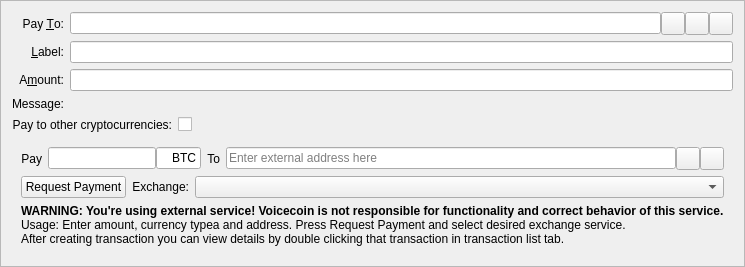
  <widget class="QFrame" name="SendCoins">
   <property name="toolTip">
    <string>This is a normal payment.</string>
   </property>
   <property name="autoFillBackground">
    <bool>false</bool>
   </property>
   <property name="frameShape">
    <enum>QFrame::StyledPanel</enum>
   </property>
   <property name="frameShadow">
    <enum>QFrame::Sunken</enum>
   </property>
   <layout class="QGridLayout" name="gridLayout_2">
    <item row="0" column="0">
     <widget class="QLabel" name="payToLabel">
      <property name="text">
       <string>Pay &amp;To:</string>
      </property>
      <property name="alignment">
       <set>Qt::AlignRight|Qt::AlignTrailing|Qt::AlignVCenter</set>
      </property>
      <property name="buddy">
       <cstring>payTo</cstring>
      </property>
     </widget>
    </item>
    <item row="1" column="1">
     <widget class="QLineEdit" name="addAsLabel">
      <property name="toolTip">
       <string>Enter a label for this address to add it to the list of used addresses</string>
      </property>
     </widget>
    </item>
    <item row="2" column="0">
     <widget class="QLabel" name="amountLabel">
      <property name="text">
       <string>A&amp;mount:</string>
      </property>
      <property name="alignment">
       <set>Qt::AlignRight|Qt::AlignTrailing|Qt::AlignVCenter</set>
      </property>
      <property name="buddy">
       <cstring>payAmount</cstring>
      </property>
     </widget>
    </item>
    <item row="2" column="1">
     <widget class="BitcoinAmountField" name="payAmount"/>
    </item>
    <item row="3" column="0">
     <widget class="QLabel" name="messageLabel">
      <property name="text">
       <string>Message:</string>
      </property>
      <property name="alignment">
       <set>Qt::AlignRight|Qt::AlignTrailing|Qt::AlignVCenter</set>
      </property>
     </widget>
    </item>
    <item row="3" column="1">
     <widget class="QLabel" name="messageTextLabel">
      <property name="toolTip">
       <string>A message that was attached to the voicecoin: URI which will be stored with the transaction for your reference. Note: This message will not be sent over the Voicecoin network.</string>
      </property>
      <property name="textFormat">
       <enum>Qt::PlainText</enum>
      </property>
     </widget>
    </item>
    <item row="4" column="0" colspan="2">
     <layout class="QFormLayout" name="toggleExchLayout">
      <item row="0" column="0">
       <widget class="QLabel" name="toggleExchLabel">
        <property name="text">
         <string>Pay to other cryptocurrencies:</string>
        </property>
        <property name="alignment">
         <set>Qt::AlignRight|Qt::AlignTrailing|Qt::AlignVCenter</set>
        </property>
        <property name="buddy">
         <cstring>payTo</cstring>
        </property>
       </widget>
      </item>
      <item row="0" column="1">
       <widget class="QCheckBox" name="checkBoxExch">
        <property name="sizePolicy">
         <sizepolicy hsizetype="Fixed" vsizetype="Fixed">
          <horstretch>0</horstretch>
          <verstretch>0</verstretch>
         </sizepolicy>
        </property>
        <property name="text">
         <string/>
        </property>
       </widget>
      </item>
     </layout>
    </item>
    <item row="1" column="0">
     <widget class="QLabel" name="labellLabel">
      <property name="text">
       <string>&amp;Label:</string>
      </property>
      <property name="alignment">
       <set>Qt::AlignRight|Qt::AlignTrailing|Qt::AlignVCenter</set>
      </property>
      <property name="buddy">
       <cstring>addAsLabel</cstring>
      </property>
     </widget>
    </item>
    <item row="0" column="1">
     <layout class="QHBoxLayout" name="payToLayout">
      <property name="spacing">
       <number>0</number>
      </property>
      <item>
       <widget class="QValidatedLineEdit" name="payTo">
        <property name="toolTip">
         <string>The Voicecoin address to send the payment to</string>
        </property>
       </widget>
      </item>
      <item>
       <widget class="QToolButton" name="addressBookButton">
        <property name="toolTip">
         <string>Choose previously used address</string>
        </property>
        <property name="text">
         <string/>
        </property>
        <property name="icon">
         <iconset resource="../bitcoin.qrc">
          <normaloff>:/icons/address-book</normaloff>:/icons/address-book</iconset>
        </property>
        <property name="shortcut">
         <string>Alt+A</string>
        </property>
       </widget>
      </item>
      <item>
       <widget class="QToolButton" name="pasteButton">
        <property name="toolTip">
         <string>Paste address from clipboard</string>
        </property>
        <property name="text">
         <string/>
        </property>
        <property name="icon">
         <iconset resource="../bitcoin.qrc">
          <normaloff>:/icons/editpaste</normaloff>:/icons/editpaste</iconset>
        </property>
        <property name="shortcut">
         <string>Alt+P</string>
        </property>
       </widget>
      </item>
      <item>
       <widget class="QToolButton" name="deleteButton">
        <property name="toolTip">
         <string>Remove this entry</string>
        </property>
        <property name="text">
         <string/>
        </property>
        <property name="icon">
         <iconset resource="../bitcoin.qrc">
          <normaloff>:/icons/remove</normaloff>:/icons/remove</iconset>
        </property>
       </widget>
      </item>
     </layout>
    </item>
    <item row="5" column="0" colspan="2">
     <widget class="QWidget" name="exchWidget" native="true">
      <property name="toolTip">
       <string>This is a payment to external cryptocurrencies</string>
      </property>
      <layout class="QGridLayout" name="gridLayout">
       <item row="0" column="0">
        <layout class="QHBoxLayout" name="horizontalLayout1">
         <item>
          <widget class="QLabel" name="amountExchLabel">
           <property name="sizePolicy">
            <sizepolicy hsizetype="Preferred" vsizetype="Preferred">
             <horstretch>0</horstretch>
             <verstretch>0</verstretch>
            </sizepolicy>
           </property>
           <property name="text">
            <string>Pay</string>
           </property>
           <property name="alignment">
            <set>Qt::AlignRight|Qt::AlignTrailing|Qt::AlignVCenter</set>
           </property>
          </widget>
         </item>
         <item>
          <layout class="QHBoxLayout" name="horizontalLayout1_1">
           <property name="spacing">
            <number>0</number>
           </property>
           <item>
            <widget class="QLineEdit" name="payAmountExch">
             <property name="sizePolicy">
              <sizepolicy hsizetype="Fixed" vsizetype="Fixed">
               <horstretch>0</horstretch>
               <verstretch>0</verstretch>
              </sizepolicy>
             </property>
             <property name="toolTip">
              <string>Amount of currency</string>
             </property>
             <property name="alignment">
              <set>Qt::AlignRight|Qt::AlignTrailing|Qt::AlignVCenter</set>
             </property>
            </widget>
           </item>
           <item>
            <widget class="QLineEdit" name="payTypeExch">
             <property name="sizePolicy">
              <sizepolicy hsizetype="Fixed" vsizetype="Fixed">
               <horstretch>1</horstretch>
               <verstretch>0</verstretch>
              </sizepolicy>
             </property>
             <property name="minimumSize">
              <size>
               <width>45</width>
               <height>0</height>
              </size>
             </property>
             <property name="maximumSize">
              <size>
               <width>45</width>
               <height>16777215</height>
              </size>
             </property>
             <property name="toolTip">
              <string>Currency short name (i.e. BTC)</string>
             </property>
             <property name="text">
              <string>BTC</string>
             </property>
             <property name="alignment">
              <set>Qt::AlignRight|Qt::AlignTrailing|Qt::AlignVCenter</set>
             </property>
            </widget>
           </item>
          </layout>
         </item>
         <item>
          <widget class="QLabel" name="toExchLabel">
           <property name="sizePolicy">
            <sizepolicy hsizetype="Preferred" vsizetype="Preferred">
             <horstretch>0</horstretch>
             <verstretch>0</verstretch>
            </sizepolicy>
           </property>
           <property name="text">
            <string>To</string>
           </property>
           <property name="alignment">
            <set>Qt::AlignRight|Qt::AlignTrailing|Qt::AlignVCenter</set>
           </property>
          </widget>
         </item>
         <item>
          <layout class="QHBoxLayout" name="horizontalLayout1_2">
           <property name="spacing">
            <number>0</number>
           </property>
           <item>
            <widget class="QLineEdit" name="payToExch">
             <property name="toolTip">
              <string>Enter external address here</string>
             </property>
             <property name="placeholderText">
              <string>Enter external address here</string>
             </property>
            </widget>
           </item>
           <item>
            <widget class="QToolButton" name="pasteExchButton">
             <property name="toolTip">
              <string>Paste address from clipboard</string>
             </property>
             <property name="text">
              <string/>
             </property>
             <property name="icon">
              <iconset resource="../bitcoin.qrc">
               <normaloff>:/icons/editpaste</normaloff>:/icons/editpaste</iconset>
             </property>
             <property name="shortcut">
              <string>Alt+P</string>
             </property>
            </widget>
           </item>
           <item>
            <widget class="QToolButton" name="deleteExchButton">
             <property name="toolTip">
              <string>Remove this entry</string>
             </property>
             <property name="text">
              <string/>
             </property>
             <property name="icon">
              <iconset resource="../bitcoin.qrc">
               <normaloff>:/icons/remove</normaloff>:/icons/remove</iconset>
             </property>
            </widget>
           </item>
          </layout>
         </item>
        </layout>
       </item>
       <item row="1" column="0">
        <layout class="QHBoxLayout" name="horizontalLayout2">
         <item>
          <widget class="QPushButton" name="requestPaymentButton">
           <property name="sizePolicy">
            <sizepolicy hsizetype="Fixed" vsizetype="Fixed">
             <horstretch>0</horstretch>
             <verstretch>0</verstretch>
            </sizepolicy>
           </property>
           <property name="text">
            <string>Request Payment</string>
           </property>
          </widget>
         </item>
         <item>
          <widget class="QLabel" name="exchLabel">
           <property name="sizePolicy">
            <sizepolicy hsizetype="Fixed" vsizetype="Fixed">
             <horstretch>0</horstretch>
             <verstretch>0</verstretch>
            </sizepolicy>
           </property>
           <property name="text">
            <string>Exchange:</string>
           </property>
           <property name="alignment">
            <set>Qt::AlignRight|Qt::AlignTrailing|Qt::AlignVCenter</set>
           </property>
          </widget>
         </item>
         <item>
          <widget class="QComboBox" name="exchComboBox">
           <property name="sizePolicy">
            <sizepolicy hsizetype="Preferred" vsizetype="Fixed">
             <horstretch>0</horstretch>
             <verstretch>0</verstretch>
            </sizepolicy>
           </property>
           <property name="toolTip">
            <string>Exchange selection</string>
           </property>
          </widget>
         </item>
        </layout>
       </item>
       <item row="2" column="0">
        <widget class="QLabel" name="infoExchLabel">
         <property name="text">
          <string>&lt;html&gt;&lt;head/&gt;&lt;body&gt;&lt;p&gt;&lt;span style=&quot; font-weight:600;&quot;&gt;WARNING: You're using external service! Voicecoin is not responsible for functionality and correct behavior of this service.&lt;/span&gt;&lt;br/&gt;Usage: Enter amount, currency typea and address. Press Request Payment and select desired exchange service.&lt;br/&gt;After creating transaction you can view details by double clicking that transaction in transaction list tab.&lt;/p&gt;&lt;/body&gt;&lt;/html&gt;</string>
         </property>
        </widget>
       </item>
      </layout>
     </widget>
    </item>
   </layout>
  </widget>
